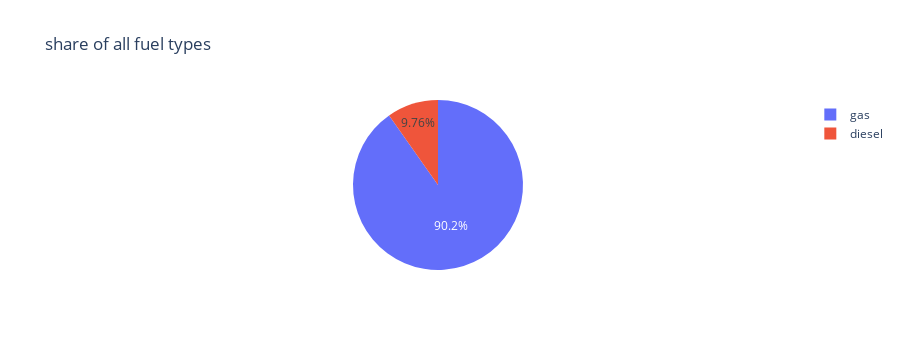

The notebook cell saved with this chart:
### Code cell
fig = px.pie(auto_data,names = 'fuel-type',title = "share of all fuel types",height=350)
fig.show()

### Figure 1 — Plotly figure (JSON) as saved in the notebook; plotly's stock layout.template omitted (floating-point values rounded to 4 significant figures; data arrays with more than 128 entries replaced by an {"elided": "..."} marker saying what was removed)
{"data": [{"domain": {"x": [0, 1], "y": [0, 1]}, "hovertemplate": "fuel-type=%{label}<extra></extra>", "labels": {"elided": "205 str values"}, "legendgroup": "", "name": "", "showlegend": true, "type": "pie"}], "layout": {"height": 350, "legend": {"tracegroupgap": 0}, "title": {"text": "share of all fuel types"}}}
